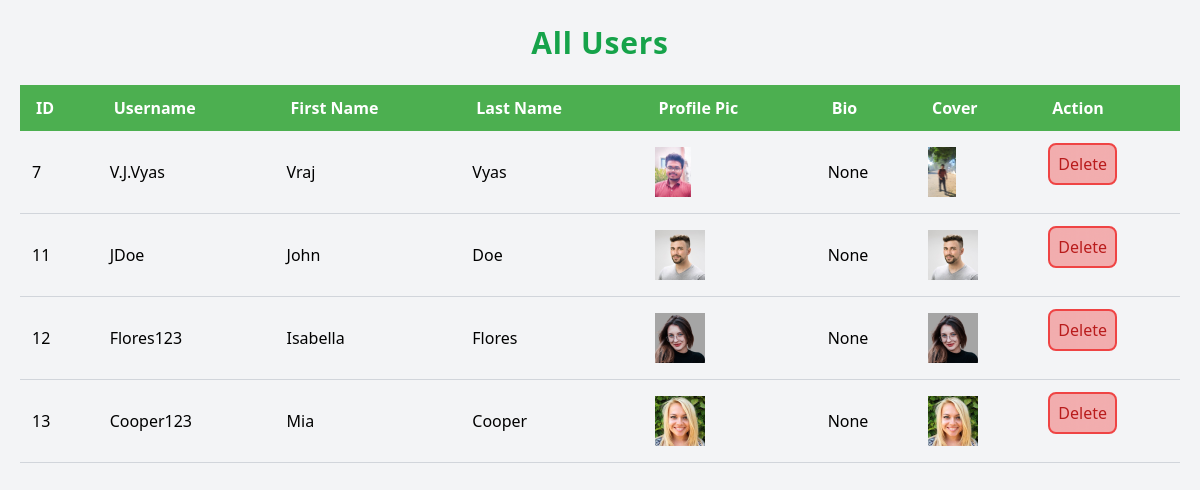
Before: /users/ with the older database file.
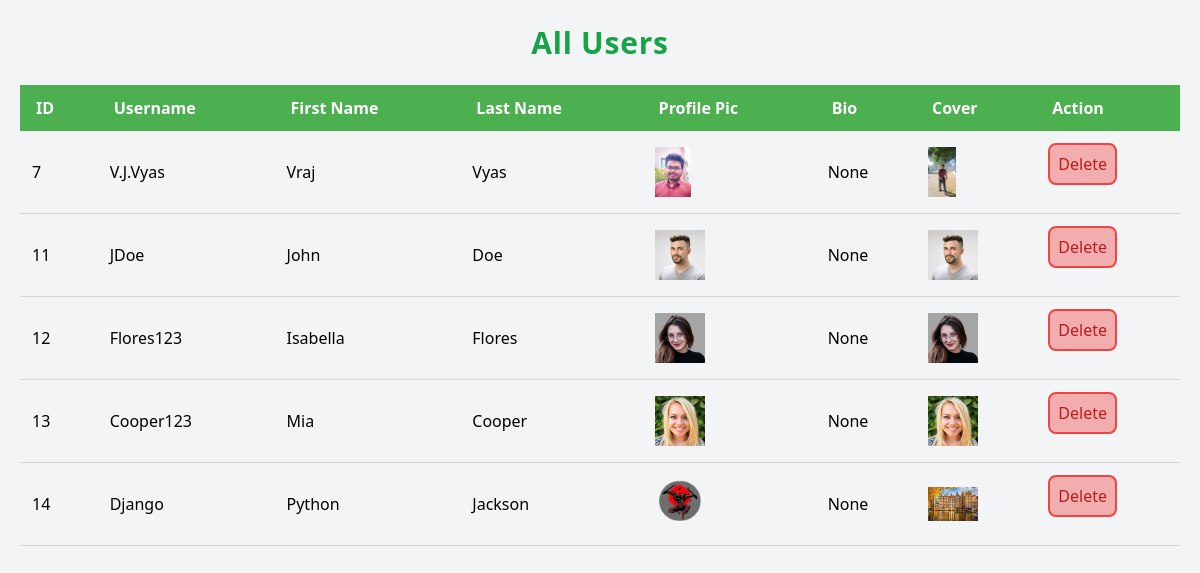
After: the same page with the newer database file.
### Media/models.py (models this page shows, shortened)
class User(AbstractUser):
    profile_pic = models.ImageField(upload_to='profile_pic/')
    bio = models.TextField(max_length=160, blank=True, null=True)
    cover = models.ImageField(upload_to='covers/', blank=True)
    groups = models.ManyToManyField(
        'auth.Group',
        related_name='media_user_set',  # Custom related_name for the reverse accessor
        blank=True
    )
    user_permissions = models.ManyToManyField(
        'auth.Permission',
        related_name='media_user_permissions',  # Custom related_name for the reverse accessor
        blank=True
    )

### Media/views.py (the view)
# urls.py: path('users/', views.get_all_users, name='get_all_users'),
def get_all_users(request):
    users = User.objects.all()
    return render(request, 'Media/display.html', {'users': users})

### Media/templates/Media/display.html (shortened to what this page needs)
{% load static %}
{% load static tailwind_tags %}
<html lang="en">
<head>
    {% tailwind_css %}
</head>
<body class="font-arial bg-gray-100 m-0 p-5">
    <h1 class="text-center text-[30px] text-green-600 font-bold font-sans tracking-wide">All Users</h1>
    <table class="w-full border-collapse mt-5">
        <thead>
            <tr>
                <th class="bg-[#4CAF50] text-white py-3 px-4 text-left">ID</th>
                <th class="bg-[#4CAF50] text-white py-3 px-4 text-left">Username</th>
                <th class="bg-[#4CAF50] text-white py-3 px-4 text-left">First Name</th>
                <th class="bg-[#4CAF50] text-white py-3 px-4 text-left">Last Name</th>
                <th class="bg-[#4CAF50] text-white py-3 px-4 text-left">Profile Pic</th>
                <th class="bg-[#4CAF50] text-white py-3 px-4 text-left">Bio</th>
                <th class="bg-[#4CAF50] text-white py-3 px-4 text-left">Cover</th>
                <th class="bg-[#4CAF50] text-white py-3 px-4 text-left">Action</th>
            </tr>
        </thead>
        <tbody>
            {% for user in users %}
            <tr class=" even:bg-gray-100">
                <td class="px-3 py-3 text-left border-b border-gray-300">{{ user.id }}</td>
                <td class="px-3 py-3 text-left border-b border-gray-300">{{ user.username }}</td>
                <td class="px-3 py-3 text-left border-b border-gray-300">{{ user.first_name }}</td>
                <td class="px-3 py-3 text-left border-b border-gray-300">{{ user.last_name }}</td>
                <td class="px-3 py-3 text-left border-b border-gray-300">
                    {% if user.profile_pic %}
                        <img src="{{ user.profile_pic.url }}" alt="Profile Pic" class="max-w-[50px] max-h-[50px] object-cover">
                    {% else %}
                        No Image
                    {% endif %}
                </td>
                <td class="px-3 py-3 text-left border-b border-gray-300">{{ user.bio }}</td>
                <td class="px-3 py-3 text-left border-b border-gray-300">
                    {% if user.cover %}
                        <img src="{{ user.cover.url }}" alt="Cover" class="max-w-[50px] max-h-[50px] object-cover">
                    {% else %}
                        No Cover
                    {% endif %}
                </td>
                <td class="px-3 py-3 text-left border-b border-gray-300">
                    <form method="POST" action="{% url 'delete_user' user.id %}" class="delete-form">
                        <button type="submit" class="delete-button bg-red-500 p-2 rounded-lg border-red-500 border-2 bg-opacity-40 backdrop-blur-lg text-red-700">Delete</button>
                    </form>
                </td>
            </tr>
            {% empty %}
            <tr class=" text-center">
                <td colspan="8" class="empty-message">No users available</td>
            </tr>
            {% endfor %}
        </tbody>
    </table>
</body>
</html>

Changed rows visible on the page:
added User: id "14", username "Django", first_name "Python", last_name "Jackson", profile_pic (picture), bio "None", cover (picture)
